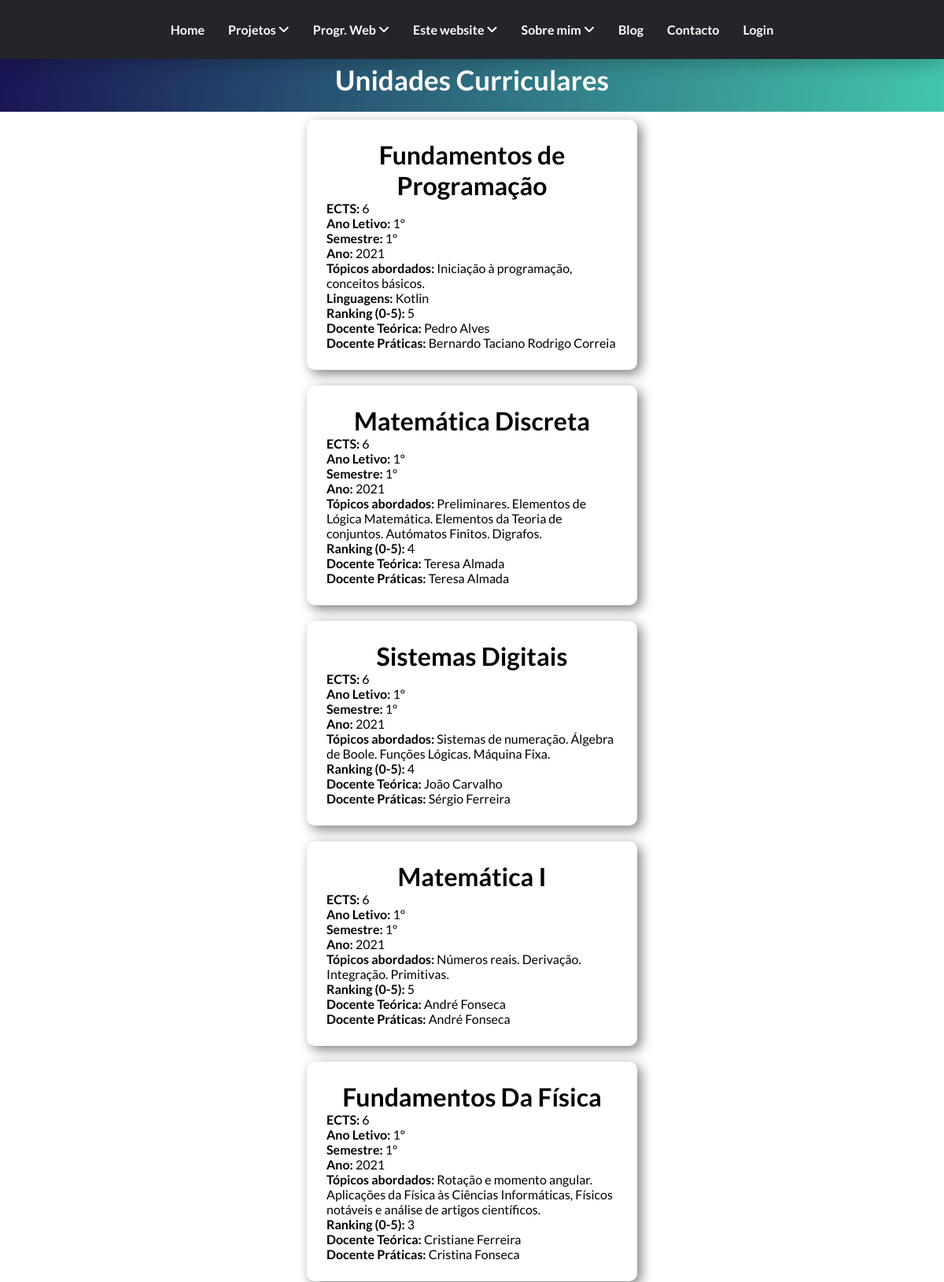
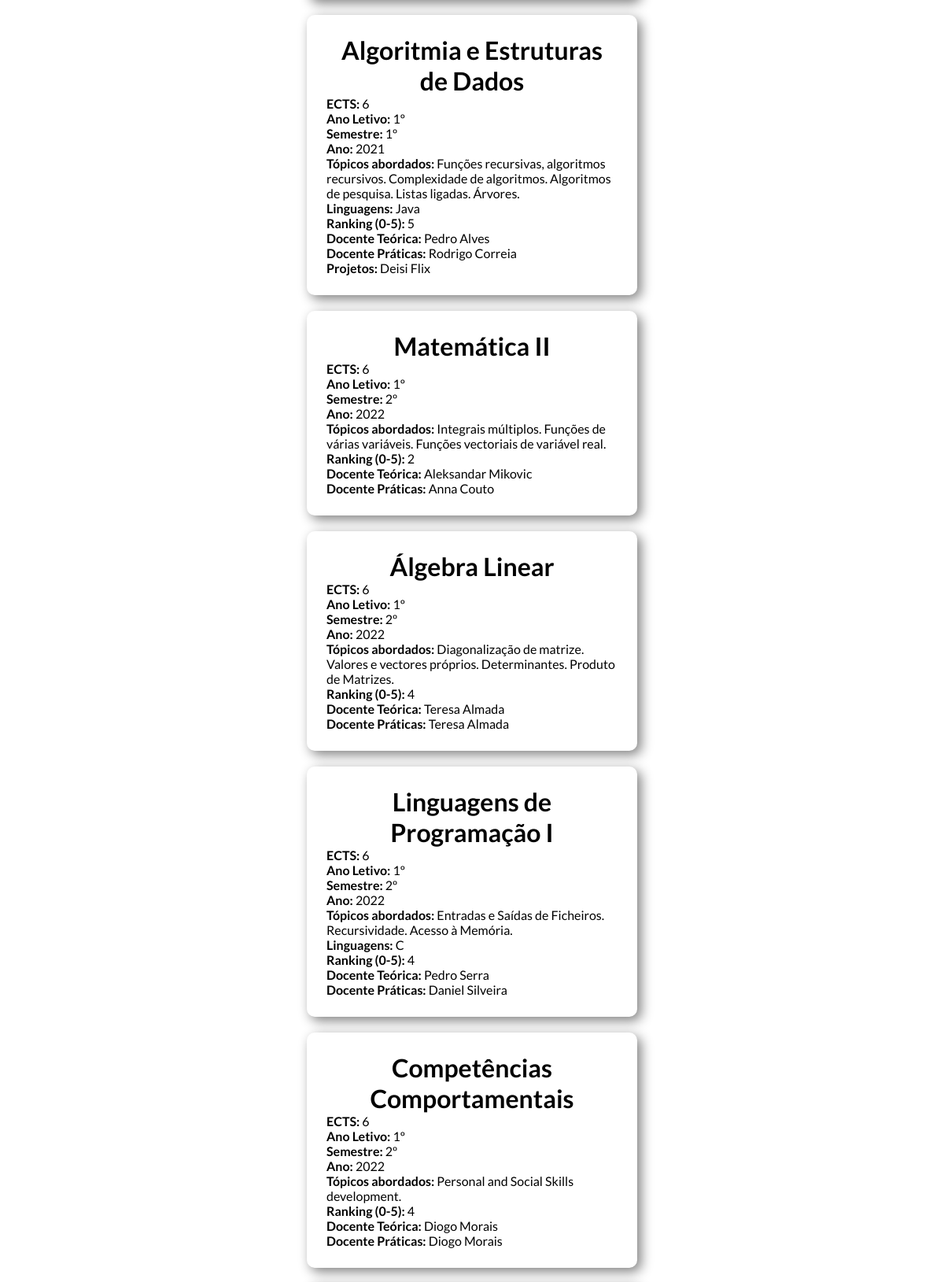
Page /licenciatura/ (upper part) on the committed database (2 pictures, top to bottom).
### portfolio/models.py (models this page shows, shortened)
class Cadeira(models.Model):
    ano = [
        ('1', '1'),
        ('2', '2'),
        ('3', '3'),
    ]
    semestre = [
        ('1', '1'),
        ('2', '2'),
    ]
    rank = [
        ('1', '1'),('2', '2'),('3', '3'),('4', '4'),('5', '5'),
    ]
    nome = models.CharField(max_length=40)
    anoLectivo = models.CharField(max_length=10,choices= ano, default=1)
    semestre = models.CharField(max_length=4,choices= semestre, default=1)
    ano = models.IntegerField(default=2021)
    ects = models.IntegerField()
    topicosAbordados = models.TextField(max_length=1000, blank=True)
    linguagens = models.ManyToManyField(Tecnologia, blank=True)
    ranking = models.CharField(max_length=2,choices= rank)
    docente_teorica = models.ForeignKey(Pessoa, on_delete=models.CASCADE)
    docentes_praticas = models.ManyToManyField(Pessoa, related_name='docentes')
    link = models.URLField(max_length = 200)
    projetos = models.ManyToManyField(Projeto, blank=True)

class Tecnologia(models.Model):
    nome = models.CharField(max_length=30)
    ano = models.DateTimeField(auto_now_add=True)
    criador = models.CharField(max_length=40)
    logo = models.ImageField(upload_to="static/portfolio/images", blank=True)
    link = models.URLField(max_length = 200)
    descricao = models.TextField(max_length=1000)

class Pessoa(models.Model):
    funcao = [
        ('aluno', 'Aluno'),
        ('professor', 'Professor'),
    ]
    nome = models.CharField(max_length=70)
    funcao = models.CharField(choices=funcao, blank=True, default='aluno', max_length=10)
    linkLusofona = models.URLField(max_length = 200, blank=True)
    linkLinkedin = models.URLField(max_length = 200, blank=True)

class Projeto(models.Model):
    titulo = models.CharField(max_length=50)
    descricao =  models.TextField(max_length=2000)
    imagem = models.ImageField(upload_to="static/portfolio/images", blank=True)
    ano = models.IntegerField(default=2023)
    linkGithub = models.URLField(max_length=1000,  blank=True)
    linkYoutube = models.URLField(max_length=1000,  blank=True)
    participantes = models.ManyToManyField(Pessoa)
    tecnologias = models.ManyToManyField(Tecnologia)

### portfolio/views.py (the view)
# urls.py: path('licenciatura/', views.university_view, name="licenciatura"),
def university_view(request):
    context = {'cadeiras': Cadeira.objects.all()}
    return render(request, 'portfolio/university.html',context)

### portfolio/templates/portfolio/university.html (shortened to what this page needs)
{% extends 'portfolio/layout.html' %}
{% load static %}
{% block main %}
    <h1 class="titulo_seccao">Unidades Curriculares</h1>
    <div class="licenciatura">
            {% for cadeira in cadeiras %}
                    <div>
                        <h3><a href="{{cadeira.link}}" class="titulo">{{cadeira.nome}}</a></h3>
                        <p><b>ECTS: </b>{{cadeira.ects}}</p>
                        <p><b>Ano Letivo: </b> {{cadeira.anoLectivo}}º</p>
                        <p><b>Semestre: </b>{{cadeira.semestre}}º</p>
                        <p><b>Ano: </b>{{cadeira.ano}}</p>
                        <p><b>Tópicos abordados: </b>{{cadeira.topicosAbordados}}</p>
                        {% if cadeira.linguagens.all.count > 0 %}
                            <p><b>Linguagens: </b> {% for linguagem in cadeira.linguagens.all %} {{linguagem.nome}}{% endfor %}</p>
                        {% endif %}
                        <p><b>Ranking (0-5): </b>{{cadeira.ranking}}</p>
                        <p><b>Docente Teórica: </b><a href="{{cadeira.docente_teorica.linklusofona}}" class="links">{{cadeira.docente_teorica.nome}} {{cadeira.docente_teorica.apelido}}</a></p>
                        <p><b>Docente Práticas: </b>
                            {% for docente_pratica in cadeira.docentes_praticas.all %}
                                <a href="{{docentes_praticas.linklusofona}}" class="links"> {{docente_pratica.nome}} {{docente_pratica.apelido}}</a>
                            {% endfor %}
                        </p>
                        {% if cadeira.projetos.all.count > 0  %}
                            <p>
                                <b>Projetos: </b>
                                {% for projeto in cadeira.projetos.all %}
                                <a href="{% url 'portfolio:projetos' %}" class="links">{{projeto.titulo}}</a>
                                {% endfor %}
                            </p>
                        {% endif %}
                    </div>
            {% endfor %}
    </div>
{% endblock %}

### portfolio/static/portfolio/style.css (style rules this page uses)
* { margin: 0; padding: 0; box-sizing: border-box; font-family: 'Lato', sans-serif; scroll-behavior: smooth; }
.titulo_seccao { padding: 20px 10px; color: white; font-size: 35px; text-align: center; background: #43C6AC; background: -webkit-linear-gradient(to right, #191654, #43C6AC); background: linear-gradient(to right, #191654, #43C6AC); }
.titulo { color: black; font-size: 2rem; }
.licenciatura h3 { text-align: center; }
.licenciatura { display: flex; flex-wrap: wrap; flex-direction: column; justify-content: center; width: 100%; align-content: center; }
.licenciatura div { width: 35%; height: auto; padding: 25px; margin: 10px; font-size: 12px; background-color: white; border-radius: 10px; box-shadow: 5px 5px 15px grey; }
.licenciatura div a { text-decoration: none; }
.licenciatura div p { font-size: 16px; }
.links { color: black; }

### portfolio/templates/portfolio/university.html (style rules this page uses)
.titulo_seccao { padding: 80px 0 20px 0; }

### rows in the picture
Cadeira: nome "Fundamentos de Programação", ects "6", anoLectivo "1", semestre "1", ano "2021", topicosAbordados "Iniciação à programação, conceitos básicos.", ranking "5", docente_teorica.nome "Pedro Alves"
Tecnologia: nome "Kotlin"
Pessoa: nome "Bernardo Taciano"
Pessoa: nome "Rodrigo Correia"
Cadeira: nome "Matemática Discreta", ects "6", anoLectivo "1", semestre "1", ano "2021", topicosAbordados "Preliminares. Elementos de Lógica Matemática. Elementos da Teoria de conjuntos. Autómatos Finitos. Digrafos.", ranking "4", docente_teorica.nome "Teresa Almada"
Pessoa: nome "Teresa Almada"
Cadeira: nome "Sistemas Digitais", ects "6", anoLectivo "1", semestre "1", ano "2021", topicosAbordados "Sistemas de numeração. Álgebra de Boole. Funções Lógicas. Máquina Fixa.", ranking "4", docente_teorica.nome "João Carvalho"
Pessoa: nome "Sérgio Ferreira"
Cadeira: nome "Matemática I", ects "6", anoLectivo "1", semestre "1", ano "2021", topicosAbordados "Números reais. Derivação. Integração. Primitivas.", ranking "5", docente_teorica.nome "André Fonseca"
Pessoa: nome "André Fonseca"
Cadeira: nome "Fundamentos Da Física", ects "6", anoLectivo "1", semestre "1", ano "2021", topicosAbordados "Rotação e momento angular. Aplicações da Física às Ciências Informáticas, Físicos notáveis e análise de artigos científicos.", ranking "3", docente_teorica.nome "Cristiane Ferreira"
Pessoa: nome "Cristina Fonseca"
Cadeira: nome "Algoritmia e Estruturas de Dados", ects "6", anoLectivo "1", semestre "1", ano "2021", topicosAbordados "Funções recursivas, algoritmos recursivos. Complexidade de algoritmos. Algoritmos de pesquisa. Listas ligadas. Árvores.", ranking "5", docente_teorica.nome "Pedro Alves"
Tecnologia: nome "Java"
Pessoa: nome "Rodrigo Correia"
Projeto: titulo "Deisi Flix"
Cadeira: nome "Matemática II", ects "6", anoLectivo "1", semestre "2", ano "2022", topicosAbordados "Integrais múltiplos. Funções de várias variáveis. Funções vectoriais de variável real.", ranking "2", docente_teorica.nome "Aleksandar Mikovic"
Pessoa: nome "Anna Couto"
Cadeira: nome "Álgebra Linear", ects "6", anoLectivo "1", semestre "2", ano "2022", topicosAbordados "Diagonalização de matrize. Valores e vectores próprios. Determinantes. Produto de Matrizes.", ranking "4", docente_teorica.nome "Teresa Almada"
Cadeira: nome "Linguagens de Programação I", ects "6", anoLectivo "1", semestre "2", ano "2022", topicosAbordados "Entradas e Saídas de Ficheiros. Recursividade. Acesso à Memória.", ranking "4", docente_teorica.nome "Pedro Serra"
Tecnologia: nome "C"
Pessoa: nome "Daniel Silveira"
Cadeira: nome "Competências Comportamentais", ects "6", anoLectivo "1", semestre "2", ano "2022", topicosAbordados "Personal and Social Skills development.", ranking "4", docente_teorica.nome "Diogo Morais"
Pessoa: nome "Diogo Morais"
